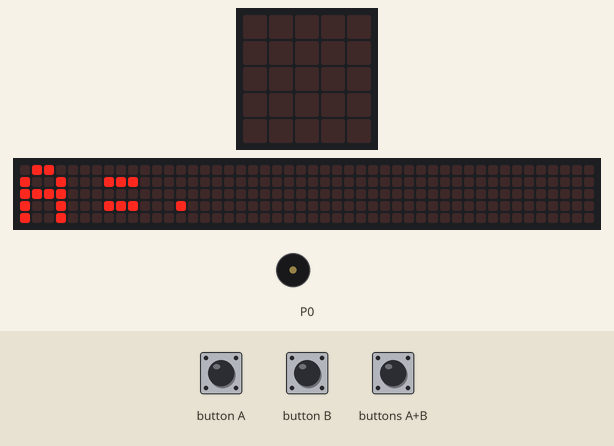
Simulated run of this program. Board: BBC micro:bit (MakeCode). Shown: the board's 5×5 LED display, a strip that is not on the board, showing the scrolling text unrolled, buzzer (waves = sounding). Inputs (shaded band) come from the test bench. The 48×5 strip is a reading aid, not a part: it shows the text the display is scrolling, unrolled, one strip-width of it at a time.

Above: at 2.9 s.
At 5.0 s:
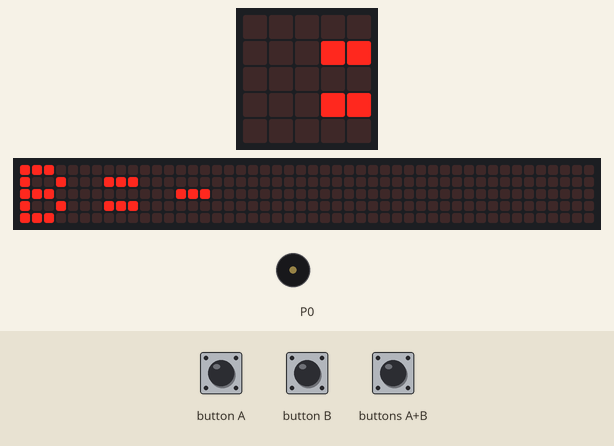
5.1 s: button A pressed for 0.15 s
At 5.3 s:
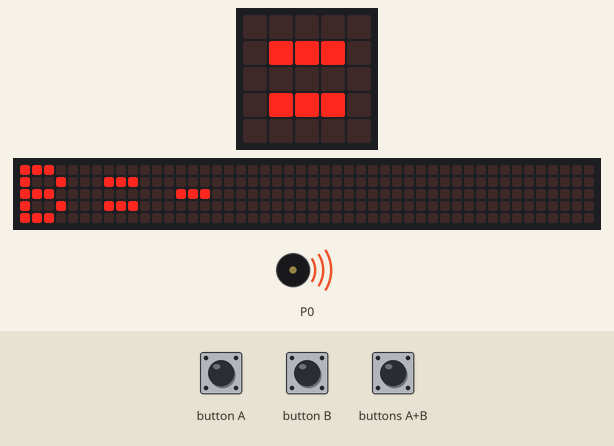
5.8 s: button B pressed for 0.15 s
At 6.1 s:
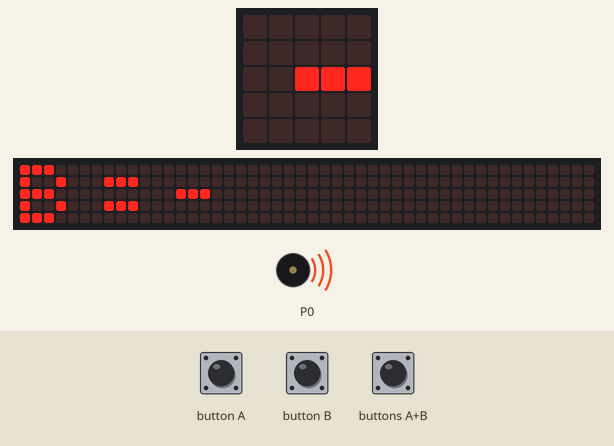
6.5 s: button A pressed 5 times (0.12 s each, 0.3 s apart)
At 33.0 s:
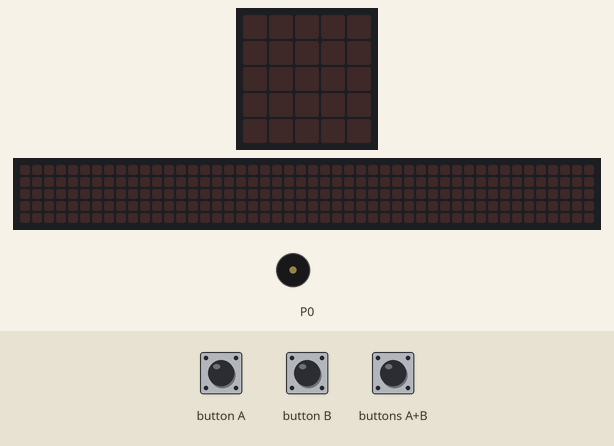
Timing chart, 0 to 33.9 s (numbered marks = the images above; inputs shaded):
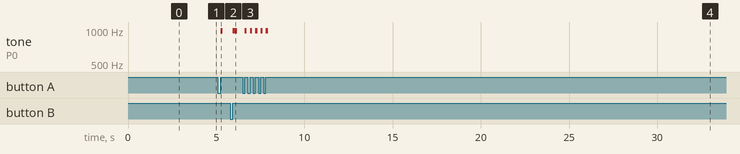

Measured:
- after the input at 5.1 s, tone on P0: silent → 988 Hz after 0.15 s, → silent 0.13 s later
- after the input at 5.8 s, tone on P0: silent → 988 Hz after 0.15 s, → silent 0.25 s later
- after the input at 6.5 s, tone on P0: alternates 988 Hz for 0.13 s and silent for 0.17 s, 10 changes in all, then stays silent, starting after 0.12 s
- what the display in image 0 shows lasts 0.7 s, from 2.9 s to 3.6 s

The program:

PythonCode.py
```python
# Morse code .

def on_button_pressed_a():
    global morseActive
    if morseActive == 0:
        morseActive = 1
        music.play_tone(988, music.beat(BeatFraction.QUARTER))
    morseActive = 0
input.on_button_pressed(Button.A, on_button_pressed_a)

def on_button_pressed_ab():
    if canReread == 1:
        control.reset()
input.on_button_pressed(Button.AB, on_button_pressed_ab)

# Morse code -

def on_button_pressed_b():
    global morseActive
    if morseActive == 0:
        morseActive = 1
        music.play_tone(988, music.beat(BeatFraction.HALF))
    morseActive = 0
input.on_button_pressed(Button.B, on_button_pressed_b)

# Initialization
canReread = 0
morseActive = 0
morseActive = 0
canReread = 0
basic.show_string("A=.")
basic.show_string("B=-")
basic.show_string("A+B TO RE-READ INSTRUCTIONS")
canReread = 1
```
